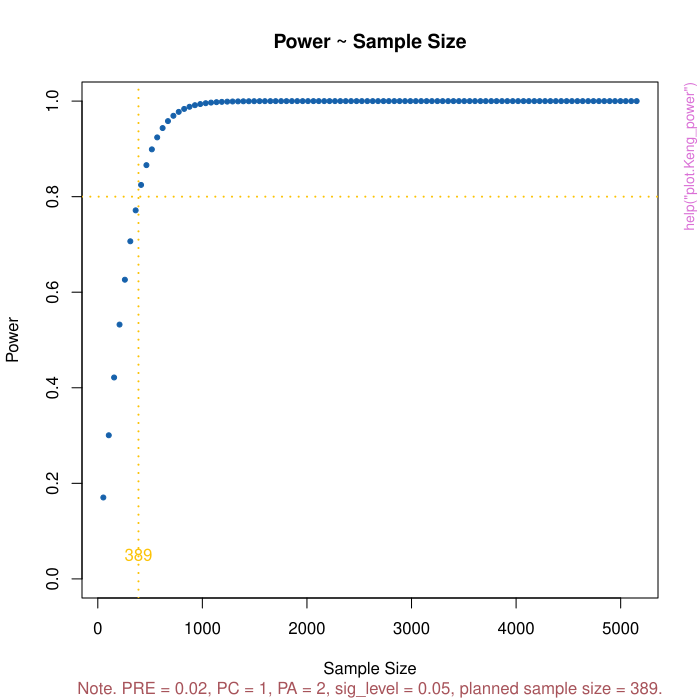

Reproduce this figure in R.
pkgname <- "Keng"
source(file.path(R.home("share"), "R", "examples-header.R"))
options(warn = 1)
options(pager = "console")
base::assign(".ExTimings", "Keng-Ex.timings", pos = 'CheckExEnv')
base::cat("name\tuser\tsystem\telapsed\n", file=base::get(".ExTimings", pos = 'CheckExEnv'))
base::assign(".format_ptime",
function(x) {
  if(!is.na(x[4L])) x[1L] <- x[1L] + x[4L]
  if(!is.na(x[5L])) x[2L] <- x[2L] + x[5L]
  options(OutDec = '.')
  format(x[1L:3L], digits = 7L)
},
pos = 'CheckExEnv')

### * </HEADER>
library('Keng')

base::assign(".oldSearch", base::search(), pos = 'CheckExEnv')
base::assign(".old_wd", base::getwd(), pos = 'CheckExEnv')
cleanEx()
nameEx("Scale")
### * Scale

flush(stderr()); flush(stdout())

base::assign(".ptime", proc.time(), pos = "CheckExEnv")
### Name: Scale
### Title: Scale a vector
### Aliases: Scale

### ** Examples

(x <- rnorm(10, 5, 2))
# Mean-center x.
Scale(x)
# Transform the mean of x to 3.
Scale(x, m = 3)
# Transform x to its z-score.
Scale(x, sd = 1)
# Standardize x with m = 100 and sd = 15.
Scale(x, m = 100, sd = 15)
# The origin of x advances by 3.
Scale(x, oadvances = 3)



base::assign(".dptime", (proc.time() - get(".ptime", pos = "CheckExEnv")), pos = "CheckExEnv")
base::cat("Scale", base::get(".format_ptime", pos = 'CheckExEnv')(get(".dptime", pos = "CheckExEnv")), "\n", file=base::get(".ExTimings", pos = 'CheckExEnv'), append=TRUE, sep="\t")
cleanEx()
nameEx("calc_PRE")
### * calc_PRE

flush(stderr()); flush(stdout())

base::assign(".ptime", proc.time(), pos = "CheckExEnv")
### Name: calc_PRE
### Title: Calculate PRE from Cohen's f, f_squared, or partial correlation
### Aliases: calc_PRE

### ** Examples

calc_PRE(f = 0.1)
calc_PRE(f_squared = 0.02)
calc_PRE(r_p = 0.2)



base::assign(".dptime", (proc.time() - get(".ptime", pos = "CheckExEnv")), pos = "CheckExEnv")
base::cat("calc_PRE", base::get(".format_ptime", pos = 'CheckExEnv')(get(".dptime", pos = "CheckExEnv")), "\n", file=base::get(".ExTimings", pos = 'CheckExEnv'), append=TRUE, sep="\t")
cleanEx()
nameEx("compare_lm")
### * compare_lm

flush(stderr()); flush(stdout())

base::assign(".ptime", proc.time(), pos = "CheckExEnv")
### Name: compare_lm
### Title: Compare lm()'s fitted outputs using PRE and R-squared.
### Aliases: compare_lm

### ** Examples

x1 <- rnorm(193)
x2 <- rnorm(193)
y <- 0.3 + 0.2*x1 + 0.1*x2 + rnorm(193)
dat <- data.frame(y, x1, x2)
# Fix the intercept to constant 1 using I().
fit1 <- lm(I(y - 1) ~ 0, dat)
# Free the intercept.
fit2 <- lm(y ~ 1, dat)
compare_lm(fit1, fit2)
# One predictor.
fit3 <- lm(y ~ x1, dat)
compare_lm(fit2, fit3)
# Fix the intercept to 0.3 using offset().
intercept <- rep(0.3, 193)
fit4 <- lm(y ~ 0 + x1 + offset(intercept), dat)
compare_lm(fit4, fit3)
# Two predictors.
fit5 <- lm(y ~ x1 + x2, dat)
compare_lm(fit2, fit5)
compare_lm(fit3, fit5)
# Fix the slope of x2 to 0.05 using offset().
fit6 <- lm(y ~ x1 + offset(0.05*x2), dat)
compare_lm(fit6, fit5)



base::assign(".dptime", (proc.time() - get(".ptime", pos = "CheckExEnv")), pos = "CheckExEnv")
base::cat("compare_lm", base::get(".format_ptime", pos = 'CheckExEnv')(get(".dptime", pos = "CheckExEnv")), "\n", file=base::get(".ExTimings", pos = 'CheckExEnv'), append=TRUE, sep="\t")
cleanEx()
nameEx("cut_r")
### * cut_r

flush(stderr()); flush(stdout())

base::assign(".ptime", proc.time(), pos = "CheckExEnv")
### Name: cut_r
### Title: Cut-off values of Pearson's correlation r with known sample size
###   n.
### Aliases: cut_r

### ** Examples

cut_r(193)



base::assign(".dptime", (proc.time() - get(".ptime", pos = "CheckExEnv")), pos = "CheckExEnv")
base::cat("cut_r", base::get(".format_ptime", pos = 'CheckExEnv')(get(".dptime", pos = "CheckExEnv")), "\n", file=base::get(".ExTimings", pos = 'CheckExEnv'), append=TRUE, sep="\t")
cleanEx()
nameEx("pick_dcb")
### * pick_dcb

flush(stderr()); flush(stdout())

base::assign(".ptime", proc.time(), pos = "CheckExEnv")
### Name: pick_dcb
### Title: Pick Double Color Balls
### Aliases: pick_dcb

### ** Examples

pick_dcb(10)
out <- pick_dcb(10, verbose = FALSE)
out



base::assign(".dptime", (proc.time() - get(".ptime", pos = "CheckExEnv")), pos = "CheckExEnv")
base::cat("pick_dcb", base::get(".format_ptime", pos = 'CheckExEnv')(get(".dptime", pos = "CheckExEnv")), "\n", file=base::get(".ExTimings", pos = 'CheckExEnv'), append=TRUE, sep="\t")
cleanEx()
nameEx("pick_sl")
### * pick_sl

flush(stderr()); flush(stdout())

base::assign(".ptime", proc.time(), pos = "CheckExEnv")
### Name: pick_sl
### Title: Pick Super Lotto numbers
### Aliases: pick_sl

### ** Examples

pick_sl(10)
out <- pick_sl(10, verbose = FALSE)
out



base::assign(".dptime", (proc.time() - get(".ptime", pos = "CheckExEnv")), pos = "CheckExEnv")
base::cat("pick_sl", base::get(".format_ptime", pos = 'CheckExEnv')(get(".dptime", pos = "CheckExEnv")), "\n", file=base::get(".ExTimings", pos = 'CheckExEnv'), append=TRUE, sep="\t")
cleanEx()
nameEx("plot.Keng_power")
### * plot.Keng_power

flush(stderr()); flush(stdout())

base::assign(".ptime", proc.time(), pos = "CheckExEnv")
### Name: plot.Keng_power
### Title: Plot the power against the sample size for the Keng_power class
### Aliases: plot.Keng_power

### ** Examples

plot(power_lm())
out <- power_r(0.2, n = 193)
plot(out)



base::assign(".dptime", (proc.time() - get(".ptime", pos = "CheckExEnv")), pos = "CheckExEnv")
base::cat("plot.Keng_power", base::get(".format_ptime", pos = 'CheckExEnv')(get(".dptime", pos = "CheckExEnv")), "\n", file=base::get(".ExTimings", pos = 'CheckExEnv'), append=TRUE, sep="\t")
cleanEx()
nameEx("power_lm")
### * power_lm

flush(stderr()); flush(stdout())

base::assign(".ptime", proc.time(), pos = "CheckExEnv")
### Name: power_lm
### Title: Conduct post hoc and a priori power analysis, and plan the
###   sample size for regression analysis
### Aliases: power_lm

### ** Examples

power_lm()
print(power_lm())
plot(power_lm())



base::assign(".dptime", (proc.time() - get(".ptime", pos = "CheckExEnv")), pos = "CheckExEnv")
base::cat("power_lm", base::get(".format_ptime", pos = 'CheckExEnv')(get(".dptime", pos = "CheckExEnv")), "\n", file=base::get(".ExTimings", pos = 'CheckExEnv'), append=TRUE, sep="\t")
cleanEx()
nameEx("power_r")
### * power_r

flush(stderr()); flush(stdout())

base::assign(".ptime", proc.time(), pos = "CheckExEnv")
### Name: power_r
### Title: Conduct post hoc and a priori power analysis, and plan the
###   sample size for r.
### Aliases: power_r

### ** Examples

power_r(0.2)
print(power_r(0.04))
plot(power_r(0.04))



base::assign(".dptime", (proc.time() - get(".ptime", pos = "CheckExEnv")), pos = "CheckExEnv")
base::cat("power_r", base::get(".format_ptime", pos = 'CheckExEnv')(get(".dptime", pos = "CheckExEnv")), "\n", file=base::get(".ExTimings", pos = 'CheckExEnv'), append=TRUE, sep="\t")
cleanEx()
nameEx("print.Keng_power")
### * print.Keng_power

flush(stderr()); flush(stdout())

base::assign(".ptime", proc.time(), pos = "CheckExEnv")
### Name: print.Keng_power
### Title: Print primary but not all contents of the Keng_power class
### Aliases: print.Keng_power

### ** Examples

power_lm()
power_lm(n = 200)
print(power_lm(n = 200))
x <- power_r(0.2, n = 193)
x



base::assign(".dptime", (proc.time() - get(".ptime", pos = "CheckExEnv")), pos = "CheckExEnv")
base::cat("print.Keng_power", base::get(".format_ptime", pos = 'CheckExEnv')(get(".dptime", pos = "CheckExEnv")), "\n", file=base::get(".ExTimings", pos = 'CheckExEnv'), append=TRUE, sep="\t")
cleanEx()
nameEx("test_r")
### * test_r

flush(stderr()); flush(stdout())

base::assign(".ptime", proc.time(), pos = "CheckExEnv")
### Name: test_r
### Title: Test the significance, analyze the power, and plan the sample
###   size for r.
### Aliases: test_r

### ** Examples

test_r(0.2, 193)

# compare the p-values of t-test and Fisher's transformation
for (i in seq(30, 200, 10)) {
cat(c("n = ", i, ", difference between ps = ",
       format(
        abs(test_r(0.2, i)[["t_test"]]["p_r"] - test_r(0.2, i)[["Fisher_z"]]["p_fz"]),
        nsmall = 12,
        scientific = FALSE)),
      sep = "",
      fill = TRUE)
}



base::assign(".dptime", (proc.time() - get(".ptime", pos = "CheckExEnv")), pos = "CheckExEnv")
base::cat("test_r", base::get(".format_ptime", pos = 'CheckExEnv')(get(".dptime", pos = "CheckExEnv")), "\n", file=base::get(".ExTimings", pos = 'CheckExEnv'), append=TRUE, sep="\t")
### * <FOOTER>
###
cleanEx()
options(digits = 7L)
base::cat("Time elapsed: ", proc.time() - base::get("ptime", pos = 'CheckExEnv'),"\n")
grDevices::dev.off()
###
### Local variables: ***
### mode: outline-minor ***
### outline-regexp: "\\(> \\)?### [*]+" ***
### End: ***
quit('no')
